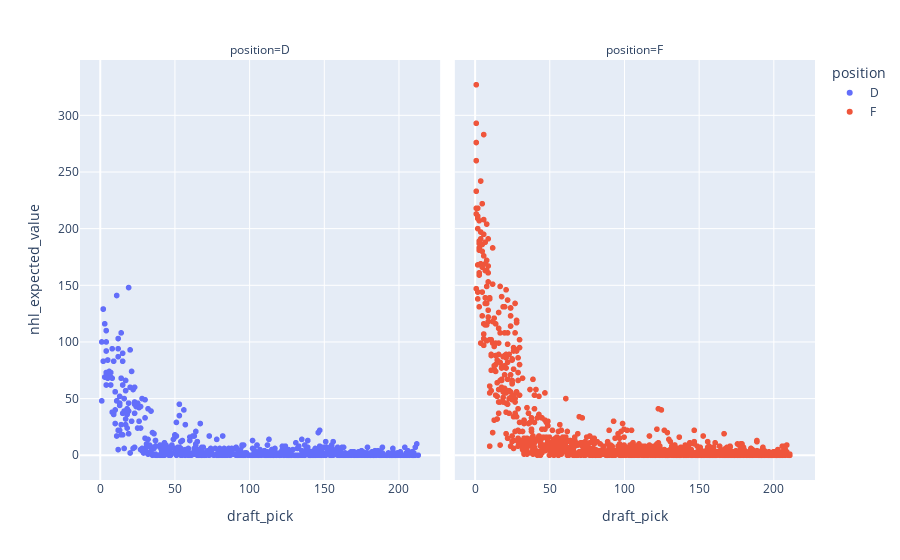

The notebook cell this image was saved under:
### Code cell
px.scatter(df,
           x="draft_pick",
           y="nhl_expected_value",
           color='position',
          facet_col='position')

### Figure 1 — Plotly figure (JSON) as saved in the notebook; plotly's stock layout.template omitted (floating-point values rounded to 4 significant figures; data arrays with more than 128 entries replaced by an {"elided": "..."} marker saying what was removed)
{"data": [{"hovertemplate": "position=D<br>draft_pick=%{x}<br>nhl_expected_value=%{y}<extra></extra>", "legendgroup": "D", "marker": {"color": "#636efa", "symbol": "circle"}, "mode": "markers", "name": "D", "showlegend": true, "type": "scattergl", "x": {"elided": "675 int values"}, "xaxis": "x", "y": {"elided": "675 int values"}, "yaxis": "y"}, {"hovertemplate": "position=F<br>draft_pick=%{x}<br>nhl_expected_value=%{y}<extra></extra>", "legendgroup": "F", "marker": {"color": "#EF553B", "symbol": "circle"}, "mode": "markers", "name": "F", "showlegend": true, "type": "scattergl", "x": {"elided": "1191 int values"}, "xaxis": "x2", "y": {"elided": "1191 int values"}, "yaxis": "y2"}], "layout": {"annotations": [{"font": {}, "showarrow": false, "text": "position=D", "x": 0.245, "xanchor": "center", "xref": "paper", "y": 1, "yanchor": "bottom", "yref": "paper"}, {"font": {}, "showarrow": false, "text": "position=F", "x": 0.755, "xanchor": "center", "xref": "paper", "y": 1, "yanchor": "bottom", "yref": "paper"}], "legend": {"title": {"text": "position"}, "tracegroupgap": 0}, "margin": {"t": 60}, "xaxis": {"anchor": "y", "domain": [0, 0.49], "title": {"text": "draft_pick"}}, "xaxis2": {"anchor": "y2", "domain": [0.51, 1], "matches": "x", "title": {"text": "draft_pick"}}, "yaxis": {"anchor": "x", "domain": [0, 1], "title": {"text": "nhl_expected_value"}}, "yaxis2": {"anchor": "x2", "domain": [0, 1], "matches": "y", "showticklabels": false}}}
